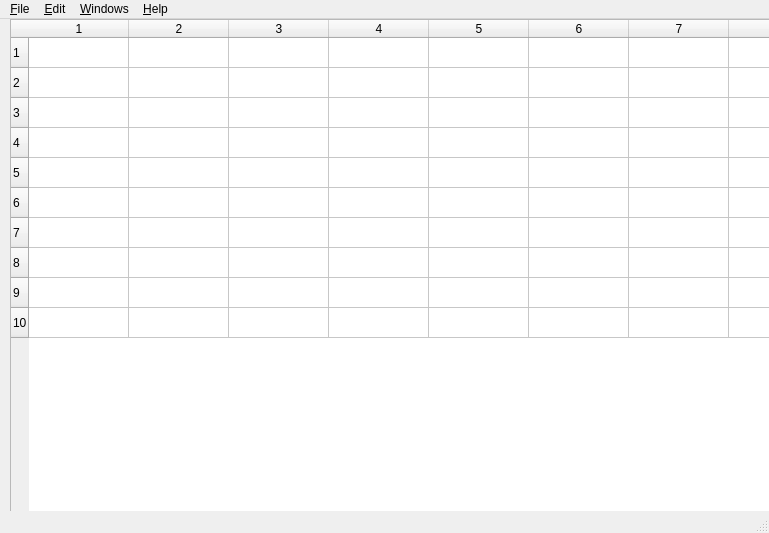
<?xml version="1.0" encoding="UTF-8"?>
<ui version="4.0">
 <class>MainWindow</class>
 <widget class="QMainWindow" name="MainWindow">
  <property name="geometry">
   <rect>
    <x>0</x>
    <y>0</y>
    <width>769</width>
    <height>533</height>
   </rect>
  </property>
  <property name="windowTitle">
   <string>MainWindow</string>
  </property>
  <widget class="QWidget" name="centralwidget">
   <widget class="QTableWidget" name="tableWidget">
    <property name="geometry">
     <rect>
      <x>10</x>
      <y>0</y>
      <width>800</width>
      <height>600</height>
     </rect>
    </property>
    <property name="minimumSize">
     <size>
      <width>400</width>
      <height>200</height>
     </size>
    </property>
    <property name="maximumSize">
     <size>
      <width>1200</width>
      <height>1000</height>
     </size>
    </property>
    <property name="editTriggers">
     <set>QAbstractItemView::NoEditTriggers</set>
    </property>
    <property name="rowCount">
     <number>10</number>
    </property>
    <property name="columnCount">
     <number>10</number>
    </property>
    <row/>
    <row/>
    <row/>
    <row/>
    <row/>
    <row/>
    <row/>
    <row/>
    <row/>
    <row/>
    <column/>
    <column/>
    <column/>
    <column/>
    <column/>
    <column/>
    <column/>
    <column/>
    <column/>
    <column/>
   </widget>
  </widget>
  <widget class="QMenuBar" name="menubar">
   <property name="geometry">
    <rect>
     <x>0</x>
     <y>0</y>
     <width>769</width>
     <height>22</height>
    </rect>
   </property>
   <widget class="QMenu" name="menu_File">
    <property name="title">
     <string>&amp;File</string>
    </property>
    <addaction name="actionOpen"/>
    <addaction name="actionSave"/>
    <addaction name="actionSave_As"/>
    <addaction name="actionNew"/>
    <addaction name="separator"/>
    <addaction name="actionExit"/>
   </widget>
   <widget class="QMenu" name="menu_Edit">
    <property name="title">
     <string>&amp;Edit</string>
    </property>
    <addaction name="actionCopy"/>
    <addaction name="actionPaste"/>
    <addaction name="actionCut"/>
    <addaction name="separator"/>
    <addaction name="actionSet_selection_to_rows"/>
    <addaction name="actionSet_selection_to_columns"/>
    <addaction name="actionSet_selection_to_items"/>
   </widget>
   <widget class="QMenu" name="menu_Windows">
    <property name="title">
     <string>&amp;Windows</string>
    </property>
    <addaction name="actionPartei_1"/>
    <addaction name="actionPartei_2"/>
    <addaction name="actionPartei_3"/>
   </widget>
   <widget class="QMenu" name="menuHelp">
    <property name="title">
     <string>&amp;Help</string>
    </property>
    <addaction name="actionREADME"/>
    <addaction name="actionProtocoll"/>
   </widget>
   <addaction name="menu_File"/>
   <addaction name="menu_Edit"/>
   <addaction name="menu_Windows"/>
   <addaction name="menuHelp"/>
  </widget>
  <widget class="QStatusBar" name="statusbar"/>
  <action name="actionOpen">
   <property name="text">
    <string>Open</string>
   </property>
   <property name="shortcut">
    <string>Ctrl+O</string>
   </property>
  </action>
  <action name="actionSave">
   <property name="text">
    <string>Save</string>
   </property>
   <property name="shortcut">
    <string>Ctrl+S</string>
   </property>
  </action>
  <action name="actionSave_As">
   <property name="text">
    <string>Save As</string>
   </property>
   <property name="shortcut">
    <string>Ctrl+Alt+S</string>
   </property>
  </action>
  <action name="actionNew">
   <property name="text">
    <string>New</string>
   </property>
   <property name="shortcut">
    <string>Ctrl+N</string>
   </property>
  </action>
  <action name="actionCopy">
   <property name="text">
    <string>Copy </string>
   </property>
   <property name="shortcut">
    <string>Ctrl+C</string>
   </property>
  </action>
  <action name="actionPaste">
   <property name="text">
    <string>Paste</string>
   </property>
   <property name="shortcut">
    <string>Ctrl+V</string>
   </property>
  </action>
  <action name="actionCut">
   <property name="text">
    <string>Cut</string>
   </property>
   <property name="shortcut">
    <string>Ctrl+X</string>
   </property>
  </action>
  <action name="actionPartei_1">
   <property name="text">
    <string>Partei 1</string>
   </property>
   <property name="shortcut">
    <string>Ctrl+1</string>
   </property>
  </action>
  <action name="actionPartei_2">
   <property name="text">
    <string>Partei 2</string>
   </property>
   <property name="shortcut">
    <string>Ctrl+2</string>
   </property>
  </action>
  <action name="actionPartei_3">
   <property name="text">
    <string>Partei 3</string>
   </property>
   <property name="shortcut">
    <string>Ctrl+3</string>
   </property>
  </action>
  <action name="actionREADME">
   <property name="text">
    <string>README</string>
   </property>
  </action>
  <action name="actionProtocoll">
   <property name="text">
    <string>Protocoll</string>
   </property>
  </action>
  <action name="actionSet_selection_to_rows">
   <property name="checkable">
    <bool>true</bool>
   </property>
   <property name="text">
    <string>Set selection to rows</string>
   </property>
  </action>
  <action name="actionSet_selection_to_columns">
   <property name="checkable">
    <bool>true</bool>
   </property>
   <property name="text">
    <string>Set selection to columns</string>
   </property>
  </action>
  <action name="actionSet_selection_to_items">
   <property name="checkable">
    <bool>true</bool>
   </property>
   <property name="text">
    <string>Set selection to items</string>
   </property>
  </action>
  <action name="actionExit">
   <property name="text">
    <string>Exit</string>
   </property>
   <property name="shortcut">
    <string>Esc</string>
   </property>
  </action>
 </widget>
 <resources/>
 <connections/>
</ui>
